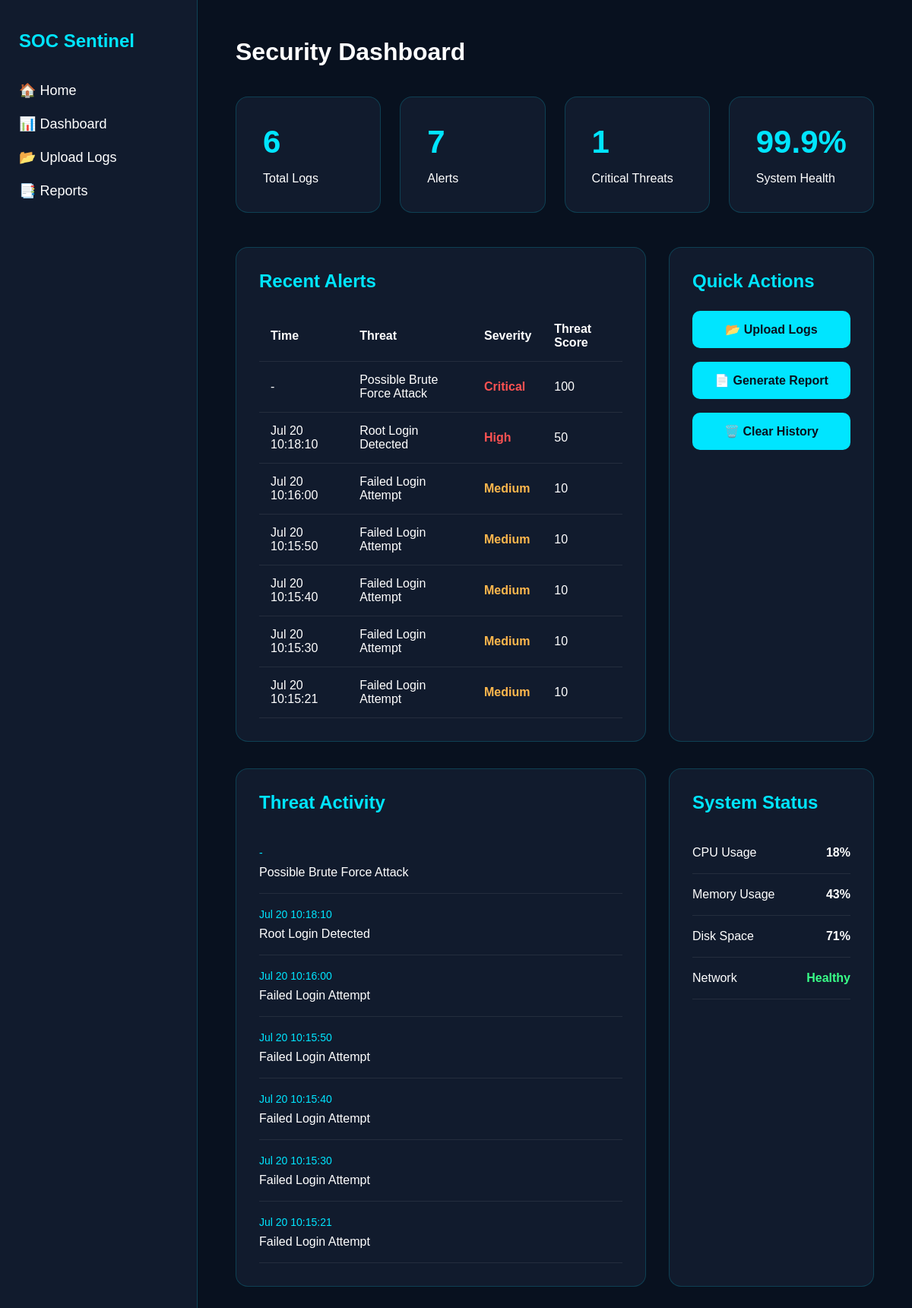
/dashboard, run on the app's committed database.
### tables this page shows
CREATE TABLE alerts (

            id INTEGER PRIMARY KEY AUTOINCREMENT,

            timestamp TEXT,

            severity TEXT,

            score INTEGER,

            alert TEXT,

            ip TEXT,

            username TEXT

        );

### app.py (the view)
@app.route("/dashboard")
def dashboard():
    data = get_dashboard_data()
    return render_template(
        "dashboard.html",
        total_logs=data["total_logs"],
        total_alerts=data["total_alerts"],
        critical_alerts=data["critical_alerts"],
        recent_alerts=data["recent_alerts"]
    )

### database/db.py (called while the page is built)
def get_dashboard_data():
    conn = sqlite3.connect(DATABASE_NAME)
    cursor = conn.cursor()
    cursor.execute("SELECT COUNT(*) FROM logs")
    total_logs = cursor.fetchone()[0]
    cursor.execute("SELECT COUNT(*) FROM alerts")
    total_alerts = cursor.fetchone()[0]
    cursor.execute("""
        SELECT COUNT(*)
        FROM alerts
        WHERE severity='Critical'
    """)
    critical_alerts = cursor.fetchone()[0]
    cursor.execute("""
        SELECT timestamp,
               alert,
               severity,
               score
        FROM alerts
        ORDER BY id DESC
        LIMIT 10
    """)
    recent_alerts = cursor.fetchall()
    conn.close()
    return {
        "total_logs": total_logs,
        "total_alerts": total_alerts,
        "critical_alerts": critical_alerts,
        "recent_alerts": recent_alerts
    }

### templates/dashboard.html (shortened to what this page needs)
<!DOCTYPE html>
<html lang="en">
<head>
    <link rel="stylesheet" href="{{ url_for('static', filename='css/style.css') }}">
</head>
<body>
<div class="dashboard">
    <aside class="sidebar">
        <h2>SOC Sentinel</h2>
        <ul>
            <li><a href="/">🏠 Home</a></li>
            <li><a href="/dashboard">📊 Dashboard</a></li>
            <li><a href="/upload">📂 Upload Logs</a></li>
            <li><a href="/reports">📑 Reports</a></li>
        </ul>
    </aside>
    <main class="main-content">
        <h1>Security Dashboard</h1>
        <div class="cards">
            <div class="card">
                <h2>{{ total_logs }}</h2>
                <p>Total Logs</p>
            </div>
            <div class="card">
                <h2>{{ total_alerts }}</h2>
                <p>Alerts</p>
            </div>
            <div class="card">
                <h2>{{ critical_alerts }}</h2>
                <p>Critical Threats</p>
            </div>
            <div class="card">
                <h2>99.9%</h2>
                <p>System Health</p>
            </div>
        </div>
        <div class="dashboard-grid">
            <div class="recent-alerts">
                <h2>Recent Alerts</h2>
                <table>
                    <thead>
                        <tr>
                            <th>Time</th>
                            <th>Threat</th>
                            <th>Severity</th>
                            <th>Threat Score</th>
                        </tr>
                    </thead>
                    <tbody>
                        {% for alert in recent_alerts %}
                        <tr>
                            <td>{{ alert[0] }}</td>
                            <td>{{ alert[1] }}</td>
                            {% if alert[2] == "Critical" or alert[2] == "High" %}
                                <td class="high">{{ alert[2] }}</td>
                            {% elif alert[2] == "Medium" %}
                                <td class="medium">{{ alert[2] }}</td>
                            {% else %}
                                <td class="low">{{ alert[2] }}</td>
                            {% endif %}
                            <td>{{ alert[3] }}</td>
                        </tr>
                        {% endfor %}
                    </tbody>
                </table>
            </div>
            <div class="quick-actions">
                <h2>Quick Actions</h2>
                <a href="/upload" class="action-btn">📂 Upload Logs</a>
                <a href="/reports" class="action-btn">📄 Generate Report</a>
                <a href="/clear-history"
                   class="action-btn"
                   onclick="return confirm('Are you sure you want to clear all logs and alerts?')">
                    🗑️ Clear History
                </a>
            </div>
        </div>
        <section class="bottom-section">
            <div class="activity-panel">
                <h2>Threat Activity</h2>
                <div class="activity">
                    {% if recent_alerts %}
                        {% for alert in recent_alerts %}
                        <div class="activity-item">
                            <span>{{ alert[0] }}</span>
                            <p>{{ alert[1] }}</p>
                        </div>
                        {% endfor %}
                    {% else %}
                        <div class="activity-item">
                            <p>No threat activity found.</p>
                        </div>
                    {% endif %}
                </div>
            </div>
            <div class="system-panel">
                <h2>System Status</h2>
                <div class="status-box">
                    <p>CPU Usage</p>
                    <strong>18%</strong>
                </div>
                <div class="status-box">
                    <p>Memory Usage</p>
                    <strong>43%</strong>
                </div>
                <div class="status-box">
                    <p>Disk Space</p>
                    <strong>71%</strong>
                </div>
                <div class="status-box">
                    <p>Network</p>
                    <strong style="color:#39ff88;">Healthy</strong>
                </div>
            </div>
        </section>
    </main>
</div>
</body>
</html>

### static/css/style.css (style rules this page uses)
* { margin:0; padding:0; box-sizing:border-box; }
body { background:#08111f; color:white; font-family:Arial, Helvetica, sans-serif; }
.dashboard { display:flex; min-height:100vh; }
.sidebar { width:260px; background:#111b2d; padding:40px 25px; border-right:1px solid rgba(0,229,255,.2); }
.sidebar h2 { color:#00E5FF; margin-bottom:40px; }
.sidebar ul { list-style:none; }
.sidebar li { margin:22px 0; }
.sidebar a { color:white; text-decoration:none; font-size:18px; }
.main-content { flex:1; padding:50px; }
.main-content h1 { margin-bottom:40px; }
.cards { display:grid; grid-template-columns:repeat(4,1fr); gap:25px; }
.card { background:#111b2d; padding:35px; border-radius:16px; border:1px solid rgba(0,229,255,.18); }
.card h2 { color:#00E5FF; font-size:42px; margin-bottom:15px; }
.dashboard-grid { margin-top:45px; display:grid; grid-template-columns:2fr 1fr; gap:30px; }
.recent-alerts, .quick-actions { background:#111b2d; border:1px solid rgba(0,229,255,.18); border-radius:16px; padding:30px; }
.recent-alerts h2, .quick-actions h2 { color:#00E5FF; margin-bottom:25px; }
table { width:100%; border-collapse:collapse; }
th,td { padding:15px; text-align:left; border-bottom:1px solid rgba(255,255,255,.08); }
.high { color:#ff5252; font-weight:bold; }
.medium { color:#ffb84d; font-weight:bold; }
.action-btn { display:block; margin-bottom:18px; text-decoration:none; background:#00E5FF; color:#08111f; padding:15px; text-align:center; border-radius:10px; font-weight:bold; }
.bottom-section { display:grid; grid-template-columns:2fr 1fr; gap:30px; margin-top:35px; }
.activity-panel, .system-panel { background:#111b2d; border:1px solid rgba(0,229,255,.18); border-radius:16px; padding:30px; }
.activity-panel h2, .system-panel h2 { color:#00E5FF; margin-bottom:25px; }
.activity-item { padding:18px 0; border-bottom:1px solid rgba(255,255,255,.08); }
.activity-item span { color:#00E5FF; font-size:14px; }
.activity-item p { margin-top:8px; }
.status-box { display:flex; justify-content:space-between; padding:18px 0; border-bottom:1px solid rgba(255,255,255,.08); }

### data on the page
alerts: timestamp "-", alert "Possible Brute Force Attack", severity "Critical", score "100"
alerts: timestamp "Jul 20 10:18:10", alert "Root Login Detected", severity "High", score "50"
alerts: timestamp "Jul 20 10:16:00", alert "Failed Login Attempt", severity "Medium", score "10"
alerts: timestamp "Jul 20 10:15:50", alert "Failed Login Attempt", severity "Medium", score "10"
alerts: timestamp "Jul 20 10:15:40", alert "Failed Login Attempt", severity "Medium", score "10"
alerts: timestamp "Jul 20 10:15:30", alert "Failed Login Attempt", severity "Medium", score "10"
alerts: timestamp "Jul 20 10:15:21", alert "Failed Login Attempt", severity "Medium", score "10"

### other printed values
{{ total_logs }} "6"
{{ total_alerts }} "7"
{{ critical_alerts }} "1"
